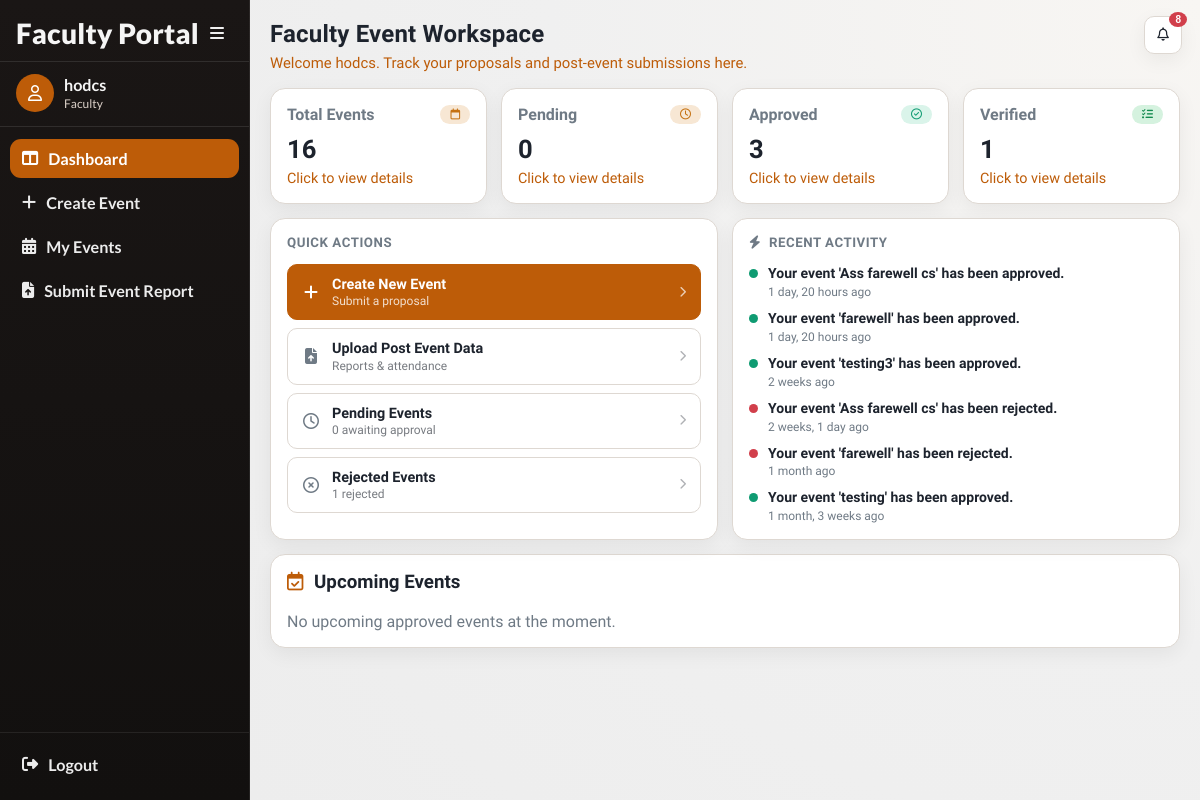
The page /faculty/dashboard/ (signed in) on the database as committed earlier.
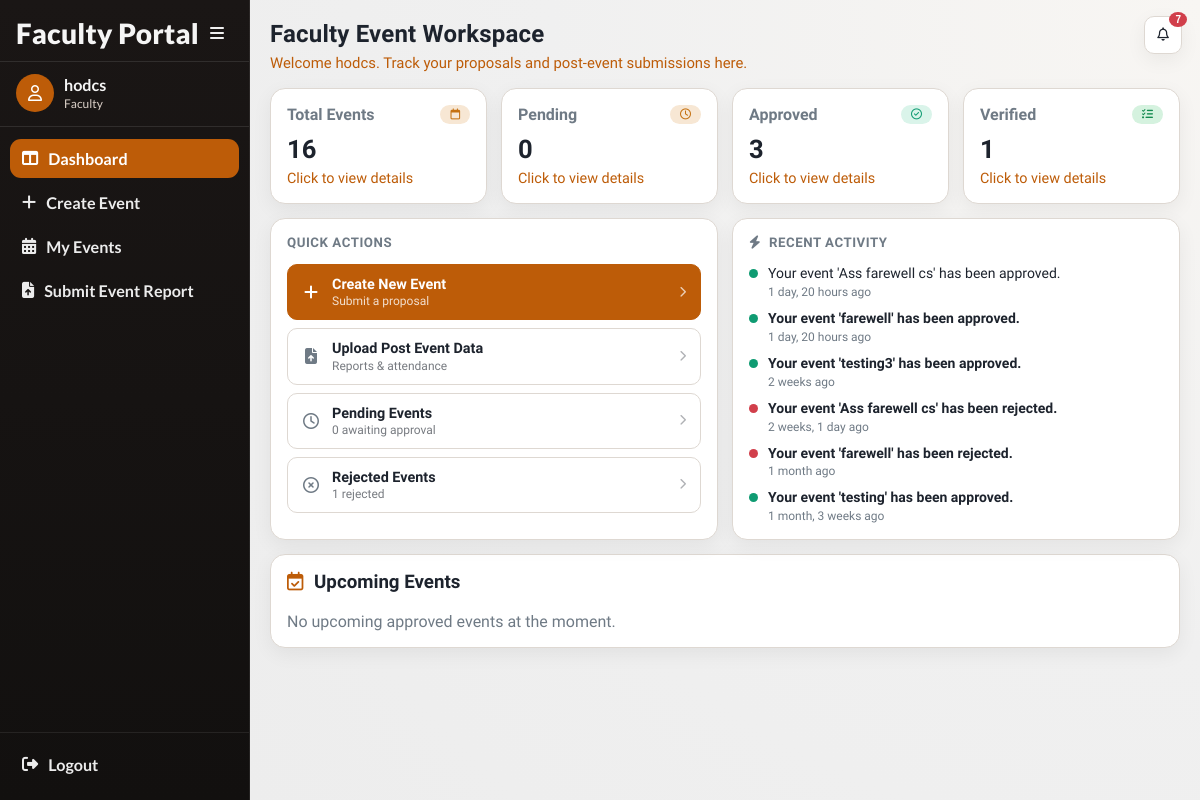
The same page on the database as committed later.
### accounts/models.py (models this page shows, shortened)
class Notification(models.Model):
    TYPE_CHOICES = (
        ('submitted', 'Event Submitted'),
        ('approved', 'Event Approved'),
        ('rejected', 'Event Rejected'),
        ('completed', 'Event Completed'),
        ('venue_changed', 'Venue Changed'),
        ('reminder', 'Reminder'),
        ('cancelled', 'Event Cancelled'),
    )
    recipient = models.ForeignKey(
        settings.AUTH_USER_MODEL,
        on_delete=models.CASCADE,
        related_name="notifications"
    )
    sender = models.ForeignKey(
        settings.AUTH_USER_MODEL,
        on_delete=models.CASCADE,
        null=True,
        blank=True,
        related_name="sent_notifications"
    )
    event = models.ForeignKey(
        'events.Event',
        on_delete=models.CASCADE,
        null=True,
        blank=True
    )
    message = models.TextField()
    type = models.CharField(max_length=30, choices=TYPE_CHOICES)
    is_read = models.BooleanField(default=False)
    created_at = models.DateTimeField(auto_now_add=True)

### accounts/views.py (the view)
# urls.py: path('faculty/dashboard/', views.faculty_dashboard, name='faculty_dashboard'),
@never_cache
@login_required(login_url='/login/')
def faculty_dashboard(request):
    if request.user.role != 'faculty':
        return redirect('login')
    user = request.user
    my_events = Event.objects.filter(created_by=user).order_by('-created_at')
    unread_notifications = request.user.notifications.filter(is_read=False)
    unread_count = unread_notifications.count()
    recent_notifications = request.user.notifications.order_by('-created_at')[:5]
    today = timezone.now().date()
    upcoming_events = my_events.filter(status='approved', start_date__gte=today).order_by('start_date')
    rejected_events = my_events.filter(status='rejected').order_by('-created_at')
    recent_activity = request.user.notifications.select_related('event').order_by('-created_at')[:6]
    context = {
        'my_events': my_events,
        'my_event_count': my_events.count(),
        'pending_count': my_events.filter(status='pending').count(),
        'approved_count': my_events.filter(status='approved').count(),
        'completed_count': my_events.filter(status='completed').count(),
        'verified_count': my_events.filter(status='verified').count(),
        'rejected_count': my_events.filter(status='rejected').count(),
        'upcoming_count': upcoming_events.count(),
        'upcoming_events': upcoming_events,
        'rejected_events': rejected_events,
        'recent_activity': recent_activity,
        'today': today,
        'active_nav': 'faculty-dashboard',
        'unread_count': unread_count,
        'recent_notifications': recent_notifications,
    }
    return render(request,
                  'accounts/faculty_dashboard.html',
                  context)

### accounts/templates/accounts/faculty_dashboard.html (shortened to what the changed rows need)
{% extends "base.html" %}
{% load event_extras %}
{% block page_title %}Faculty Event Workspace{% endblock %}
{% block content %}
<div class="two-col" style="margin-bottom:14px;">
    <section class="panel" style="margin-bottom:0;">
        {% if recent_activity %}
            <div class="stack">
                {% for notif in recent_activity %}
                <a href="{% url 'notification_redirect' notif.id %}"
                   style="display:flex; align-items:flex-start; gap:10px; text-decoration:none; color:inherit;">
                    {% if notif.type == 'approved' %}
                        <span style="width:9px;height:9px;border-radius:50%;background:#0f9b72;flex-shrink:0;margin-top:5px;"></span>
                    {% elif notif.type == 'rejected' %}
                        <span style="width:9px;height:9px;border-radius:50%;background:var(--danger);flex-shrink:0;margin-top:5px;"></span>
                    {% elif notif.type == 'submitted' %}
                        <span style="width:9px;height:9px;border-radius:50%;background:#9ca3af;flex-shrink:0;margin-top:5px;"></span>
                    {% elif notif.type == 'completed' or notif.type == 'verified' %}
                        <span style="width:9px;height:9px;border-radius:50%;background:#2563eb;flex-shrink:0;margin-top:5px;"></span>
                    {% else %}
                        <span style="width:9px;height:9px;border-radius:50%;background:#f59e0b;flex-shrink:0;margin-top:5px;"></span>
                    {% endif %}
                    <div>
                        <div style="font-size:.875rem; font-weight:{% if not notif.is_read %}600{% else %}400{% endif %}; line-height:1.35;">
                            {{ notif.message }}
                        </div>
                        <div class="muted" style="font-size:.75rem; margin-top:2px;">
                            {{ notif.created_at|timesince }} ago
                        </div>
                    </div>
                </a>
                {% endfor %}
            </div>
        {% else %}
            <p class="muted" style="margin:0; font-size:.875rem;">No recent activity yet.</p>
        {% endif %}
    </section>
</div>
{% endblock %}

### accounts/templates/base.html (shortened to what the changed rows need)
<!DOCTYPE html>
<html lang="en">
<head>
    <link rel="stylesheet" href="https://cdnjs.cloudflare.com/ajax/libs/font-awesome/6.5.2/css/all.min.css">
</head>
<body class="{% if request.user.is_authenticated %}has-sidebar{% endif %}">
    <div class="app">
        {% if request.user.is_authenticated %}
            <div class="notif-fab" id="notifFab">
                <div style="position:relative;">
                    <button class="nav-icon-btn" id="notifToggle" type="button" aria-label="Notifications">
                        <i class="fa-regular fa-bell"></i>
                        {% if unread_count > 0 %}
                            <span class="notif-badge">{{ unread_count }}</span>
                        {% endif %}
                    </button>
                </div>
            </div>
        {% endif %}
        <main class="main">
            <header class="page-head">
                <h1 class="page-title">{% block page_title %}College Event System{% endblock %}</h1>
            </header>
            {% block content %}{% endblock %}
        </main>
    </div>
</body>
</html>

Rows that differ between the two databases and show on the page:
changed Notification "Your event 'Ass farewell cs' has been approved.": is_read False → True (drawn)
Other text that changed with them:
{{ unread_count }}: "8" → "7"
